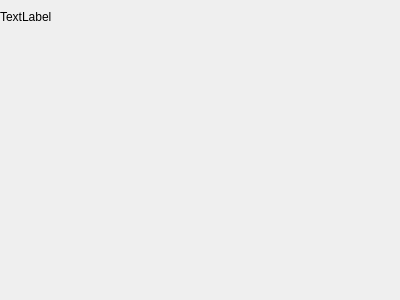
<?xml version="1.0" encoding="UTF-8"?>
<ui version="4.0">
 <class>Deb</class>
 <widget class="QWidget" name="Deb">
  <property name="geometry">
   <rect>
    <x>0</x>
    <y>0</y>
    <width>400</width>
    <height>300</height>
   </rect>
  </property>
  <property name="windowTitle">
   <string>Form</string>
  </property>
  <widget class="QLabel" name="debug_label">
   <property name="geometry">
    <rect>
     <x>0</x>
     <y>10</y>
     <width>391</width>
     <height>281</height>
    </rect>
   </property>
   <property name="sizePolicy">
    <sizepolicy hsizetype="Preferred" vsizetype="Preferred">
     <horstretch>0</horstretch>
     <verstretch>0</verstretch>
    </sizepolicy>
   </property>
   <property name="layoutDirection">
    <enum>Qt::LeftToRight</enum>
   </property>
   <property name="text">
    <string>TextLabel</string>
   </property>
   <property name="alignment">
    <set>Qt::AlignLeading|Qt::AlignLeft|Qt::AlignTop</set>
   </property>
  </widget>
 </widget>
 <resources/>
 <connections/>
</ui>
